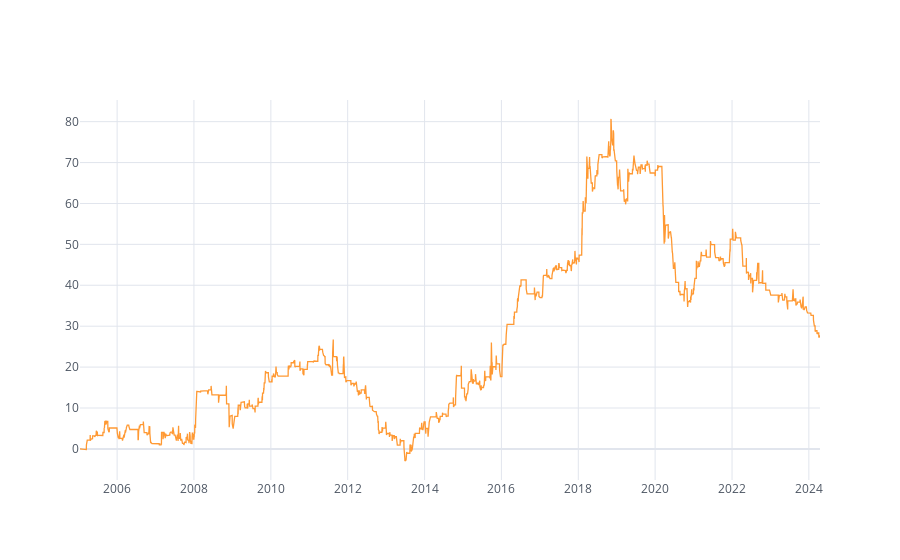

Notebook code cell kept with this figure:
### Code cell
M.account_curve.iplot()

### Figure 1 — Plotly figure (JSON) as saved in the notebook; plotly's stock layout.template omitted (floating-point values rounded to 4 significant figures; data arrays with more than 128 entries replaced by an {"elided": "..."} marker saying what was removed)
{"data": [{"line": {"color": "rgba(255, 153, 51, 1.0)", "dash": "solid", "shape": "linear", "width": 1.3}, "mode": "lines", "name": "None", "text": "", "x": {"elided": "4846 str values"}, "y": {"elided": "4846 float values"}, "type": "scatter"}], "layout": {"legend": {"bgcolor": "#FFFFFF", "font": {"color": "#4D5663"}}, "paper_bgcolor": "#FFFFFF", "plot_bgcolor": "#FFFFFF", "title": {"font": {"color": "#4D5663"}}, "xaxis": {"gridcolor": "#E1E5ED", "showgrid": true, "tickfont": {"color": "#4D5663"}, "title": {"font": {"color": "#4D5663"}, "text": ""}, "zerolinecolor": "#E1E5ED"}, "yaxis": {"gridcolor": "#E1E5ED", "showgrid": true, "tickfont": {"color": "#4D5663"}, "title": {"font": {"color": "#4D5663"}, "text": ""}, "zerolinecolor": "#E1E5ED"}}}
